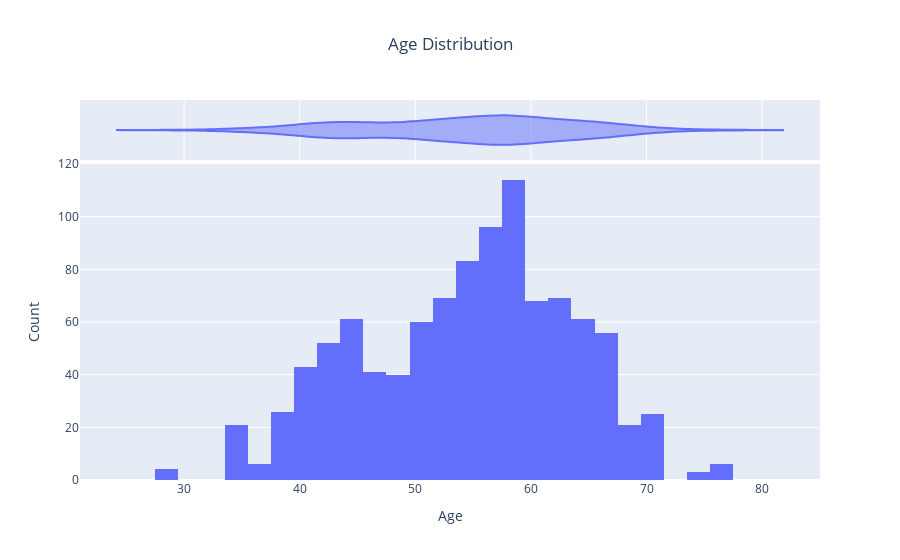

Notebook code cell kept with this figure:
### Code cell
# Create a histogram with KDE using Plotly Express
fig = px.histogram(df, x='Age', nbins=30, marginal='violin', title='Age Distribution')

# Update layout for better readability
fig.update_layout(
    xaxis_title='Age',
    yaxis_title='Count',
    title_x=0.5)

fig.show()

### Figure 1 — Plotly figure (JSON) as saved in the notebook; plotly's stock layout.template omitted (floating-point values rounded to 4 significant figures; data arrays with more than 128 entries replaced by an {"elided": "..."} marker saying what was removed)
{"data": [{"alignmentgroup": "True", "bingroup": "x", "hovertemplate": "Age=%{x}<br>count=%{y}<extra></extra>", "legendgroup": "", "marker": {"color": "#636efa", "pattern": {"shape": ""}}, "name": "", "nbinsx": 30, "offsetgroup": "", "orientation": "v", "showlegend": false, "type": "histogram", "x": {"elided": "1025 int values"}, "xaxis": "x", "yaxis": "y"}, {"alignmentgroup": "True", "hovertemplate": "Age=%{x}<extra></extra>", "legendgroup": "", "marker": {"color": "#636efa"}, "name": "", "offsetgroup": "", "scalegroup": "x", "showlegend": false, "type": "violin", "x": {"elided": "1025 int values"}, "xaxis": "x2", "yaxis": "y2"}], "layout": {"barmode": "relative", "legend": {"tracegroupgap": 0}, "title": {"text": "Age Distribution", "x": 0.5}, "xaxis": {"anchor": "y", "domain": [0, 1], "title": {"text": "Age"}}, "xaxis2": {"anchor": "y2", "domain": [0, 1], "matches": "x", "showgrid": true, "showticklabels": false}, "yaxis": {"anchor": "x", "domain": [0, 0.8316], "title": {"text": "Count"}}, "yaxis2": {"anchor": "x2", "domain": [0.8416, 1], "matches": "y2", "showgrid": false, "showline": false, "showticklabels": false, "ticks": ""}}}
